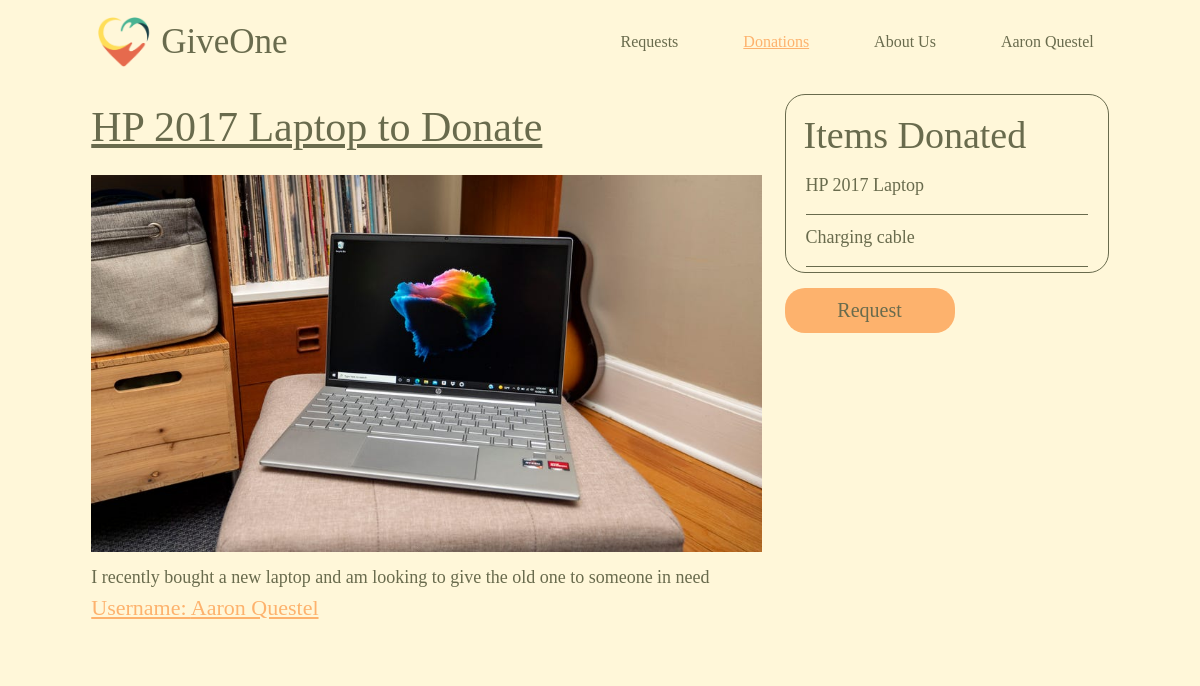
Screenshot of /donation_page/1 (signed in) with the database file from the repository.
### models.py (models this page shows, shortened)
class User(UserMixin, db.Model):
    id = db.Column(db.Integer, primary_key=True)
    username = db.Column(db.String(80), unique=True, nullable=False)
    email = db.Column(db.String(120), unique=True, nullable=False)
    password = db.Column(db.String(120), nullable=False)
    requests = db.relationship('Requests', backref='user', lazy=True, cascade="all, delete-orphan")     #get all requests by user
    donations = db.relationship('Donations', backref='user', lazy=True, cascade="all, delete-orphan")   #get all donations for user
    uploads = db.relationship('Upload', backref='user', lazy=True, cascade="all, delete-orphan")

class Donations(db.Model):
    donid = db.Column(db.Integer, primary_key=True)
    title = db.Column(db.String(180), nullable=False)
    body = db.Column(db.String(1000), nullable=False)
    don_items = db.Column(db.String(2000), nullable=False)
    directions = db.Column(db.String(1000), nullable=False)
    note = db.Column(db.String(1000), nullable=False)
    userid  = db.Column(db.Integer, db.ForeignKey('user.id'), nullable=False)
    requested = db.Column(db.Boolean, default=False)
    requestor_username = db.Column(db.String(180), nullable=False, default="")
    requestor_email =  db.Column(db.String(180), nullable=False, default="")
    donation_image = db.relationship('Donation_Image', backref='donations', lazy=True, cascade="all, delete-orphan", uselist=False)

class Donation_Image(db.Model):
  img_id = db.Column(db.Integer, primary_key=True)
  filename = db.Column(db.String, nullable=False)
  donid = db.Column(db.Integer, db.ForeignKey('donations.donid'), nullable=False)
  def get_url(self):
    return f'/uploads/{self.filename}'

### app.py (the view)
@app.route('/donation_page/<int:id>', methods=['GET'])
@login_required
def donation_page(id):
  donation = Donations.query.filter_by(userid=current_user.id, donid=id).first()    #find that donation in  database
  if ',' in donation.don_items:
    donation.don_items = donation.don_items.split(',')     #turn string into list of items
  return render_template('donation_page.html', donation=donation)

### app.py (called while the page is built)
@login_manager.user_loader
def load_user(user_id):
    return User.query.get(user_id)

### templates/donation_page.html (shortened to what this page needs)
<!DOCTYPE html>
<html lang="en">
    <head>
        <link rel="stylesheet" href="{{ url_for('static', filename='/request_page.css') }}">
        <link rel="stylesheet" href="https://cdnjs.cloudflare.com/ajax/libs/materialize/1.0.0/css/materialize.min.css">
    </head>
    <body onload="show_toasts()">
        <div class="mycontainer">
            <div class="row">
                <nav class="col s12 nav-bar">
                    <a class="logo-div" href="{{ url_for('homepage') }}">
                        <img src="{{ url_for('static', filename='/GiveOneLogo.png') }}" alt="GiveOne logo" class="logo">
                        <h1 class="title text">GiveOne</h1>
                     </a>
                    <ul class="nav-items">
                        <li> <a class="nav-item text hide-on-med-and-down browser-default" href="{{ url_for('all_requests') }}">Requests</a> </li>
                        <li> <a class="current-page nav-item text hide-on-med-and-down" href="{{ url_for('all_donations') }}">Donations</a> </li>
                        <li> <a class="nav-item text hide-on-med-and-down" href="{{ url_for('about_us') }}">About Us</a> </li>
                        <li> <a class="profile nav-item text hide-on-med-and-down" href="{{ url_for('profile') }}">{{ current_user.username }}</a> </li>
                    </ul>
                </nav>
            </div>
        </div>
        <div class="mycontainer">
            <div class="row">
                <div class="col s12 l8 request-body">
                    <h1 class="request-title text">{{donation.title}}</h1>
                    <img src="{{ donation.donation_image.get_url() }}" class="request-image">
                    <p class="request-details text">{{donation.body}}</p>
                    <p class="profile-link text">Username: {{ donation.user.username }}</p>
                </div>
                <div class="col s12 l4 request-items">
                    <div class="border">
                        <h1 class="items-title text">Items Donated</h1>
                        <ul class="item-list">
                                <p class="item text">{{item}}</p>
                        </ul>
                    </div>
                        <button data-target="form-modal" class="button modal-trigger text">Request</button>
                </div>
            </div>
        </div>
    </body>
</html>

### static/request_page.css (style rules this page uses)
* { box-sizing: border-box; border: 0; margin: 0; padding: 0; background-color: #FFF7D9; font-family: 'Playfair Display', serif; }
.text { color: #696B4D; }
.mycontainer { margin-left: 80px; margin-right: 80px; }
.nav-bar { margin-top: 10px; width: 100vw; background-color: #FFF7D9; display: flex; flex-direction: row; box-shadow: none; }
.logo-div { display: flex; align-items: center; text-decoration: none; }
.logo { height: 50px; width: 70px; object-fit: fill; }
.title { padding: 0; margin: 0; font-size: 35px; font-weight: 400; }
.nav-items { margin-left: auto; }
.nav-item { margin-left: 35px; font-size: 16px; font-weight: 50; transition: font-size 0.2s; }
.current-page { color: #FDB26D; font-weight: 100; text-decoration: underline; }
.request-body { margin-bottom: 35px; }
.request-title { font-size: 42px; font-weight: 20; text-decoration: underline; margin-top: 10px; }
.request-image { max-width: 100%; object-fit: fill; }
.request-details { font-size: 18px; margin-top: 5px; }
.profile-link { font-size: 22px; color: #FDB26D; text-decoration: underline; }
.border { border: 0.8px #696B4D solid; border-radius: 20px; padding: 10px 10px 5px 10px; }
.items-title { margin: 10px 0px 15px 8px; font-size: 38px; }
.item { font-size: 18px; margin: 10px 5px 15px 10px; }
.button { background-color: #FDB26D; height: 45px; width: 170px; text-align: center; font-size: 20px; font-weight: 300; border-radius: 20px; font-family: 'Playfair Display', serif; margin: 15px auto 0px auto; transition: color height width box-shadow 0.2s; }

### rows the page displays
User: username "Aaron Questel", user.username "Aaron Questel"
Donations: title "HP 2017 Laptop to Donate", body "I recently bought a new laptop and am looking to give the old one to someone in need"
Donation_Image: donation_image.get_url (picture)

### other values shown
{{ item }} "HP 2017 Laptop" "Charging cable"
